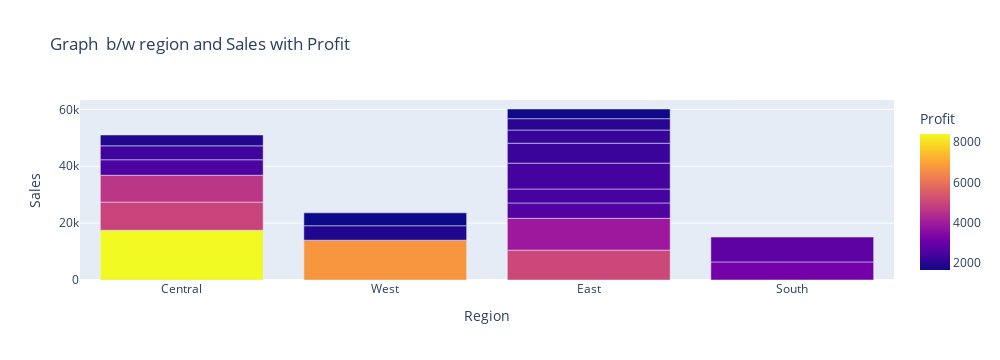

The notebook cell saved with this chart:
### Code cell
### Graph  b/w region and Sales with Profit
fig = px.bar(csv.head(20),x='Region',y='Sales',color='Profit',hover_data=['Category'],width=1000,title='Graph  b/w region and Sales with Profit')
fig.show()

### Figure 1 — Plotly figure (JSON) as saved in the notebook; plotly's stock layout.template omitted (floating-point values rounded to 4 significant figures)
{"data": [{"alignmentgroup": "True", "customdata": [["Technology"], ["Technology"], ["Technology"], ["Office Supplies"], ["Office Supplies"], ["Technology"], ["Office Supplies"], ["Technology"], ["Technology"], ["Office Supplies"], ["Technology"], ["Technology"], ["Technology"], ["Technology"], ["Technology"], ["Technology"], ["Office Supplies"], ["Office Supplies"], ["Technology"], ["Office Supplies"]], "hovertemplate": "Region=%{x}<br>Sales=%{y}<br>Category=%{customdata[0]}<br>Profit=%{marker.color}<extra></extra>", "legendgroup": "", "marker": {"color": [8400.0, 6720.0, 5040.0, 4946.0, 4630.0, 3920.0, 3177.0, 2800.0, 2592.0, 2504.0, 2401.0, 2366.0, 2303.0, 2240.0, 2229.0, 1996.0, 1906.0, 1906.0, 1668.0, 1644.0], "coloraxis": "coloraxis", "pattern": {"shape": ""}}, "name": "", "offsetgroup": "", "orientation": "v", "showlegend": false, "textposition": "auto", "type": "bar", "x": ["Central", "West", "East", "Central", "Central", "East", "South", "South", "East", "Central", "East", "East", "Central", "East", "East", "East", "Central", "West", "East", "West"], "xaxis": "x", "y": [17500.0, 14000.0, 10500.0, 9893.0, 9450.0, 11200.0, 6355.0, 8750.0, 5400.0, 5444.0, 4900.0, 9100.0, 4900.0, 7000.0, 4644.0, 3992.0, 3813.0, 5084.0, 3404.0, 4536.0], "yaxis": "y"}], "layout": {"barmode": "relative", "coloraxis": {"colorbar": {"title": {"text": "Profit"}}, "colorscale": [[0, "#0d0887"], [0.1111, "#46039f"], [0.2222, "#7201a8"], [0.3333, "#9c179e"], [0.4444, "#bd3786"], [0.5556, "#d8576b"], [0.6667, "#ed7953"], [0.7778, "#fb9f3a"], [0.8889, "#fdca26"], [1, "#f0f921"]]}, "height": 360, "legend": {"tracegroupgap": 0}, "title": {"text": "Graph  b/w region and Sales with Profit"}, "width": 1000, "xaxis": {"anchor": "y", "autorange": true, "domain": [0, 1], "range": [-0.5, 3.5], "title": {"text": "Region"}, "type": "category"}, "yaxis": {"anchor": "x", "autorange": true, "domain": [0, 1], "range": [0, 63310.0], "title": {"text": "Sales"}, "type": "linear"}}}
